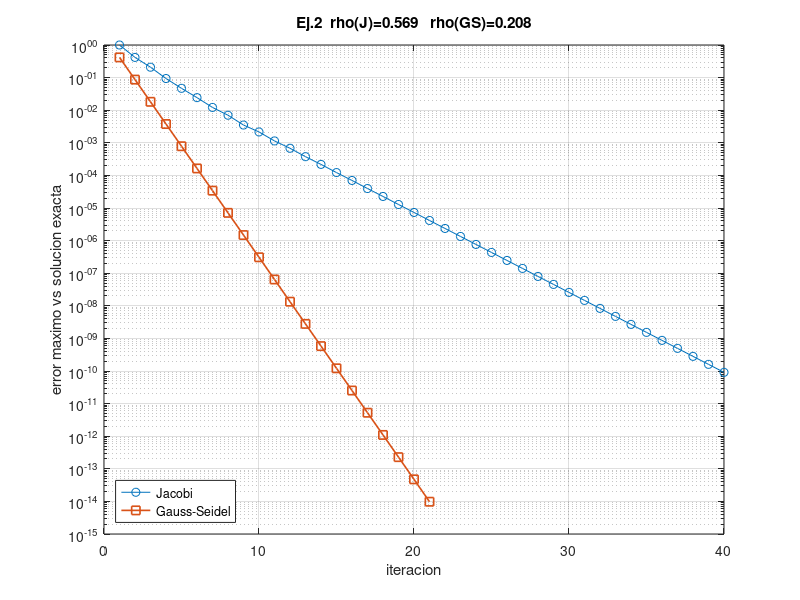
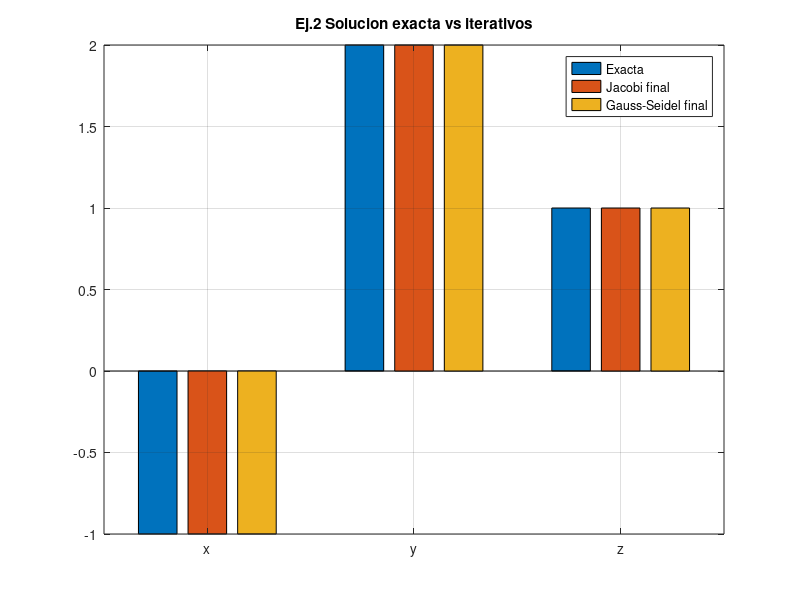

The MATLAB source for these figures, in order:
%% Ejercicio 2 — Jacobi y Gauss-Seidel (examen modelo U2)
out = getenv('MN_EVID_DIR');
if isempty(out)
  out = fullfile(fileparts(mfilename('fullpath')), '..', 'evidencias', 'ejercicio_02_jacobi_seidel');
end
if ~exist(out, 'dir'), mkdir(out); end

% Sistema reordenado E.D.D. estricta:
% -3x        - z = 2
% -x + 4y - 2z = 7
%     - y + 2z = 0
A = [-3 0 -1; -1 4 -2; 0 -1 2];
b = [2; 7; 0];
exact = A \ b;

D = diag(diag(A));
L = tril(A, -1);
U = triu(A, 1);
Bj = -inv(D) * (L + U);
Bgs = -inv(D + L) * U;
rho_j = max(abs(eig(Bj)));
rho_g = max(abs(eig(Bgs)));

fid = fopen(fullfile(out, 'resultado.txt'), 'w');
fprintf(fid, 'EJERCICIO 2 — EVIDENCIA OCTAVE\n');
fprintf(fid, 'Sistema reordenado EDD: -3x - z = 2; -x + 4y - 2z = 7; -y + 2z = 0\n');
fprintf(fid, 'x0 = (0,0,0) porque el enunciado no da otro valor inicial\n');
fprintf(fid, 'SOLUCION_EXACTA,%.12f,%.12f,%.12f\n', exact(1), exact(2), exact(3));
fprintf(fid, 'RHO_JACOBI,%.12f\n', rho_j);
fprintf(fid, 'RHO_GS,%.12f\n', rho_g);
fprintf(fid, 'B_JACOBI\n');
for i = 1:3
  fprintf(fid, '%.12f,%.12f,%.12f\n', Bj(i, 1), Bj(i, 2), Bj(i, 3));
end
fprintf(fid, 'METODO,k,x,y,z,error_inf\n');

x = [0; 0; 0];
for k = 1:40
  xn = (-2 - x(3)) / 3;
  yn = (7 + x(1) + 2 * x(3)) / 4;
  zn = x(2) / 2;
  x = [xn; yn; zn];
  err = max(abs(x - exact));
  fprintf(fid, 'JACOBI,%d,%.12f,%.12f,%.12f,%.12e\n', k, x(1), x(2), x(3), err);
  if err < 1e-10, break, end
end
xj = x;

x = [0; 0; 0];
for k = 1:40
  xn = (-2 - x(3)) / 3;
  yn = (7 + xn + 2 * x(3)) / 4;
  zn = yn / 2;
  x = [xn; yn; zn];
  err = max(abs(x - exact));
  fprintf(fid, 'GAUSS_SEIDEL,%d,%.12f,%.12f,%.12f,%.12e\n', k, x(1), x(2), x(3), err);
  if err < 1e-10, break, end
end
fclose(fid);

figure('visible', 'off');
% rebuild errors for the plot
ej = []; eg = [];
x = [0; 0; 0];
for k = 1:40
  xn = (-2 - x(3)) / 3; yn = (7 + x(1) + 2 * x(3)) / 4; zn = x(2) / 2;
  x = [xn; yn; zn]; ej(end + 1) = max(abs(x - exact)); %#ok<SAGROW>
  if ej(end) < 1e-14, break, end
end
x = [0; 0; 0];
for k = 1:40
  xn = (-2 - x(3)) / 3; yn = (7 + xn + 2 * x(3)) / 4; zn = yn / 2;
  x = [xn; yn; zn]; eg(end + 1) = max(abs(x - exact)); %#ok<SAGROW>
  if eg(end) < 1e-14, break, end
end
semilogy(1:numel(ej), ej, '-o', 1:numel(eg), eg, '-s', 'LineWidth', 1.2);
grid on; xlabel('iteracion'); ylabel('error maximo vs solucion exacta');
title(sprintf('Ej.2  rho(J)=%.3f   rho(GS)=%.3f', rho_j, rho_g));
legend('Jacobi', 'Gauss-Seidel', 'Location', 'southwest');
print(fullfile(out, 'octave_convergencia.png'), '-dpng', '-r140');

figure('visible', 'off');
bar([exact, xj, x]);
set(gca, 'XTickLabel', {'x', 'y', 'z'});
legend('Exacta', 'Jacobi final', 'Gauss-Seidel final', 'Location', 'best');
title('Ej.2 Solucion exacta vs iterativos'); grid on;
print(fullfile(out, 'octave_solucion.png'), '-dpng', '-r140');
